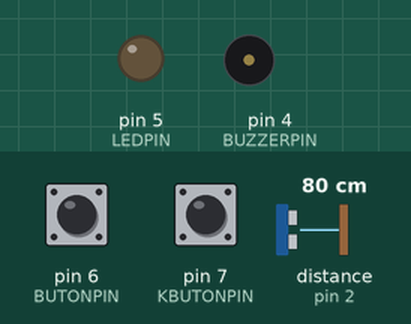
Recording of a sketch running on a simulated Arduino Uno, built with avr-gcc and run on an emulated ATmega328P. On the bench: output pins drawn as LEDs (lit = HIGH), buzzer (waves = sounding). Inputs (shaded band) come from the test bench; at power-on: pin 6 (BUTONPIN) HIGH, distance to the obstacle (sensor on pin 2) 80 cm, pin 7 (KBUTONPIN) HIGH. The echo pulse lasts 58.3 µs per cm; pins used as bus, display or sensor lines are not drawn; what the sketch prints to the serial monitor is not drawn.

Above: at 1.2 s.
1.3 s: pin 6 (BUTONPIN) pulled LOW for 3.2 s
At 5.3 s:
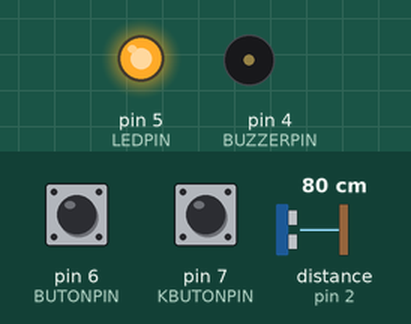
6.0 s: distance to the obstacle (sensor on pin 2) set to 75 cm
At 6.5 s:
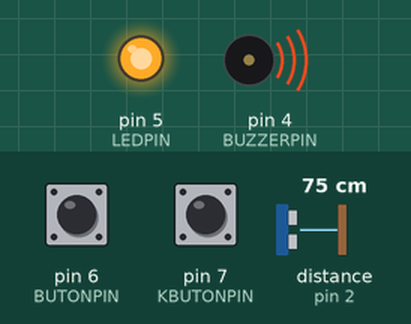
7.5 s: pin 7 (KBUTONPIN) pulled LOW for 0.15 s
At 8.7 s:
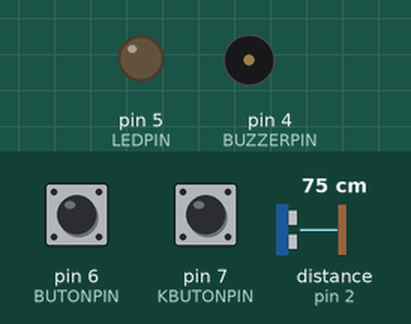
Timing chart, 0 to 10.5 s (numbered marks = the images above; inputs shaded):
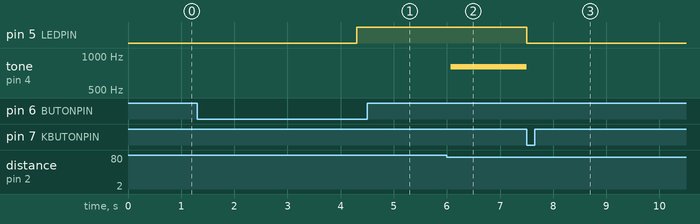

The sketch:

HirsizAlarmi.ino
```cpp
// ---- Dijital Pin Bölgeleri ----
#define LEDPIN 5
#define BUTONPIN 6 // AÇMA BUTONU - 3 SANİYE BASILI TUTUNCA AÇAR
#define KBUTONPIN 7 // KAPATMA BUTONU - DİREKT KAPATIR
#define BUZZERPIN 4
#define TRIGPIN 3
#define ECHOPIN 2

//--------------------------------


bool butonaktifmi = false;
unsigned long butonzamani = 0; // DATA ÇOK BÜYÜK OLACAĞI İÇİN UNSIGNED LONG İLE TUTULUYOR

int maxrange = 150;  //--> BU KISMI ÖLÇMESİ İSTEDİĞİ MAX UZAKLIK OLARAK DEĞİŞTİREBİLİRSİNİZ. STANDART OLARAK KORİDOR GENİŞLİĞİ SEÇİLDİ (KAPI EŞİĞİ = 100-120 CM).
int minrange = 2;   // --> MİNİMUM 2 CM OLMAK ZORUNDA, İSTEDİĞİNİZ ŞEKİLDE DEĞİŞTİREBİLİRSİNİZ.

int sapma = 2;  //--> SAPMAYI 0 YAPMAYIN, BUTONA BASARKEN ELİNİZ KAYSA BİLE ÖTÜYOR (EN KÜÇÜK HAREKETTE) MİN 1 OLMAK ŞARTIYLA İSTEDİĞİNİZ DEĞERİ ATIYABİLİRSİNİZ.

int standartrange;
void setup() {

  pinMode(LEDPIN, OUTPUT);
  pinMode(BUTONPIN, INPUT_PULLUP);
  pinMode(KBUTONPIN, INPUT_PULLUP);
  pinMode(BUZZERPIN, OUTPUT);
  pinMode(TRIGPIN, OUTPUT);
  pinMode(ECHOPIN, INPUT);

  Serial.begin(9600);
}

bool ilkolcumyapildimi = false;

int anlikolcum;


void loop() {
  Serial.println(digitalRead(BUTONPIN));

  if (digitalRead(BUTONPIN) == 0 && !butonaktifmi) {
    butonzamani=millis();
    butonaktifmi = true;

  }

  if(digitalRead(BUTONPIN) == 1){
    butonzamani = millis();
    butonaktifmi = false;
  }

  if (digitalRead(BUTONPIN) == 0 && butonaktifmi) {
    if (millis() - butonzamani >= 3000) {
      butonaktifmi = false;
      butonzamani = 0;
      noTone(BUZZERPIN);
      ilkolcumyapildimi = false;

      digitalWrite(LEDPIN, HIGH);
      standartrange = mesafe(maxrange, minrange);

      if (standartrange == 0) {

        for (int i = 0; i < 3; i++) {
          tone(BUZZERPIN, 440);
          delay(500);
          noTone(BUZZERPIN);
          delay(500);
          ilkolcumyapildimi = false;

          //EĞER HC-SR04 ÖLÇÜM YAPAMAZSA (0 DEĞERİ ALIRSA) 3 KERE ARALIKLI ÖTER
        }
        digitalWrite(LEDPIN, LOW);  //VE LED SÖNER
      } else {
        ilkolcumyapildimi = true;
        //YAPARSA LED AÇIK KALIR (KAPAMA KODU OLMADIĞI İÇİN)
      }
    }
  }

  if (ilkolcumyapildimi == true) {
    anlikolcum = mesafe(maxrange, minrange);
  }


  if (abs(anlikolcum - standartrange) > sapma) {

    tone(BUZZERPIN, 800);  //800 DEĞERİ FREKANSTIR. TOK SES İÇİN 300-500 ARASI, TİZ SES İÇİN 700-900 ARASI DEĞER GİREBİLİRSİNİZ.
  }

  if(digitalRead(KBUTONPIN) == 0){
    anlikolcum = 0;
    ilkolcumyapildimi = false;
    standartrange = 0;
    digitalWrite(LEDPIN, LOW);
    noTone(BUZZERPIN);
  }
}

int mesafe(int maxrng, int minrng) {
  long duration, distance;
  digitalWrite(TRIGPIN, LOW);
  delayMicroseconds(2);
  digitalWrite(TRIGPIN, HIGH);
  delayMicroseconds(10);
  digitalWrite(TRIGPIN, LOW);

  duration = pulseIn(ECHOPIN, HIGH);
  distance = duration / 58.2;
  delay(50);

  if (distance >= maxrange || distance <= minrange){
    return 0;
  }
  else{
     return distance;
  }

}
```

Measured:
- the behaviour switches between 78 and 77 cm on distance to the obstacle (sensor on pin 2) (found by bisection; images 1 and 2)
- after the input at 1.3 s, pin 5 (LEDPIN): LOW → HIGH after 3.0 s
- after the input at 6.0 s, tone on pin 4 (BUZZERPIN): silent → 800 Hz after 0.07 s
- after the input at 7.5 s, pin 5 (LEDPIN): HIGH → LOW at once; tone on pin 4 (BUZZERPIN): 800 Hz → silent at once
